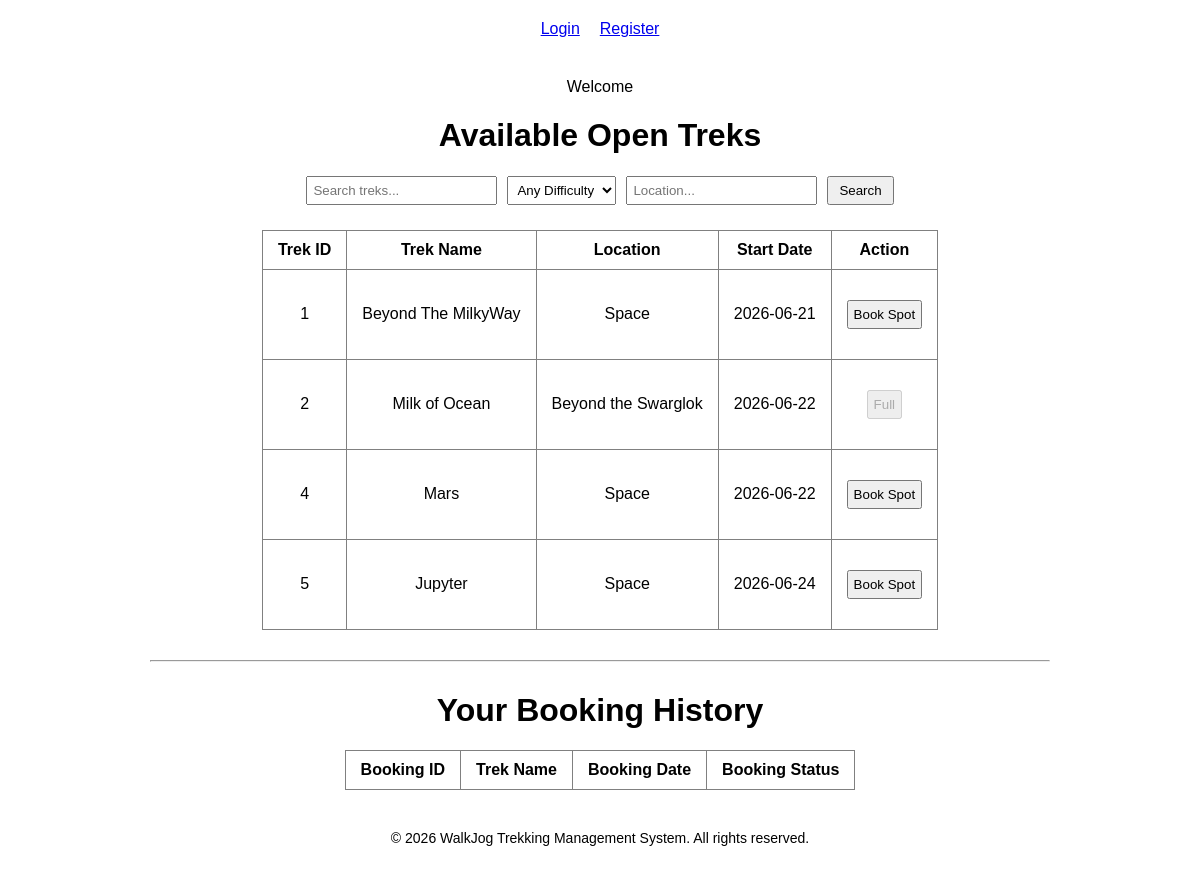
Page /user/dashboard/1 on the earlier database version.
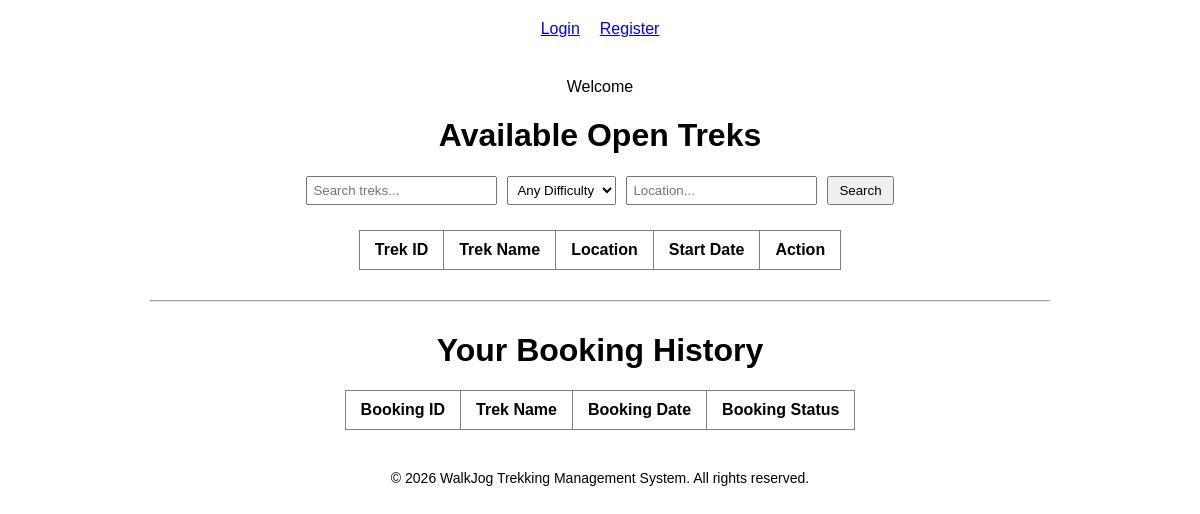
Same page on the later database version.
### models.py (models this page shows)
class Trek(db.Model):
    __tablename__ = 'treks'
    trek_id = db.Column(
        db.Integer,
        primary_key=True
    )
    trek_name = db.Column(
        db.String(100),
        nullable=False
    )
    location = db.Column(
        db.String(100),
        nullable=False
    )
    difficulty = db.Column(
        db.String(20),
        nullable=False
    )
    available_slots = db.Column(
        db.Integer,
        nullable=False
    )
    status = db.Column(
        db.String(20),
        default='Pending'
    )
    start_date = db.Column(
        db.Date
    )
    end_date = db.Column(
        db.Date
    )
    is_blacklisted = db.Column(
        db.Boolean,
        default=False
    )
    staff_id = db.Column(
        db.Integer,
        db.ForeignKey('staff_profile.staff_id'),
        nullable=True
    )

### app.py (the view)
@app.route("/user/dashboard/<user_id>")
def user_dashboard(user_id):
    query = Trek.query.filter(Trek.status.in_(['Approved', 'Open']))
    search_term = request.args.get('search')
    difficulty = request.args.get('difficulty')
    location = request.args.get('location')
    if search_term:
        query = query.filter(Trek.trek_name.ilike(f"%{search_term}%"))
    if difficulty:
        query = query.filter(Trek.difficulty == difficulty)
    if location:
        query = query.filter(Trek.location.ilike(f"%{location}%"))
    treks = query.all()
    bookings = db.session.query(
        Booking.booking_id,
        Trek.trek_name,
        Booking.booking_date,
        Booking.status
    ).join(Trek, Booking.trek_id == Trek.trek_id)\
     .filter(Booking.user_id == user_id).all()
    user = Users.query.filter_by(id= user_id).first()
    return render_template(
        "user_dashboard.html",
        treks=treks,
        bookings=bookings,
        user_id=user_id
    )

### templates/user_dashboard.html (shortened to what this page needs)
{% extends "base.html" %}
{% block content %}
Welcome
<div>
    <h1>Available Open Treks</h1>
    <form method="GET" action="/user/dashboard/{{ user_id }}"
        style="display: flex; gap: 10px; align-items: center; max-width: 800px; margin-bottom: 25px; flex-wrap: wrap;">
        <input type="text" name="search" placeholder="Search treks..." value="{{ request.args.get('search', '') }}"
            style="flex: 1; margin-bottom: 0;">
        <select name="difficulty" style="margin-bottom: 0; padding: 5px;">
            <option value="">Any Difficulty</option>
        </select>
        <input type="text" name="location" placeholder="Location..." value="{{ request.args.get('location', '') }}"
            style="flex: 1; margin-bottom: 0;">
        <button type="submit" class="cut-corner-btn"
            style="width: auto; margin-bottom: 0; padding: 5px 10px;">Search</button>
    </form>
    <table border="1">
        <tr>
            <th>Trek ID</th>
            <th>Trek Name</th>
            <th>Location</th>
            <th>Start Date</th>
            <th>Action</th>
        </tr>
        {% for trek in treks %}
        <tr>
            <td>{{ trek.trek_id }}</td>
            <td>{{ trek.trek_name }}</td>
            <td>{{ trek.location }}</td>
            <td>{{ trek.start_date }}</td>
            <td>
                <form action="{{ url_for('book_trek', trek_id=trek.trek_id) }}" method="POST">
                    <button type="submit" {% if trek.available_slots <=0 %}disabled{% endif %}>
                        {% if trek.available_slots > 0 %}Book Spot{% else %}Full{% endif %}
                    </button>
                </form>
            </td>
        </tr>
        {% endfor %}
    </table>
</div>
<hr>
<div>
    <h1>
        Your Booking History
    </h1>
    <table border="1">
        <tr>
            <th>
                Booking ID
            </th>
            <th>
                Trek Name
            </th>
            <th>
                Booking Date
            </th>
            <th>
                Booking Status
            </th>
        </tr>
    </table>
</div>
{% endblock %}

Differences in the rows shown:
no longer on this page (row edited): Trek: trek_id "1", trek_name "Beyond The MilkyWay", location "Space", start_date "2026-06-21", available_slots "Book Spot"
removed Trek: trek_id "2", trek_name "Milk of Ocean", location "Beyond the Swarglok", start_date "2026-06-22", available_slots "Full"
removed Trek: trek_id "4", trek_name "Mars", location "Space", start_date "2026-06-22", available_slots "Book Spot"
removed Trek: trek_id "5", trek_name "Jupyter", location "Space", start_date "2026-06-24", available_slots "Book Spot"
